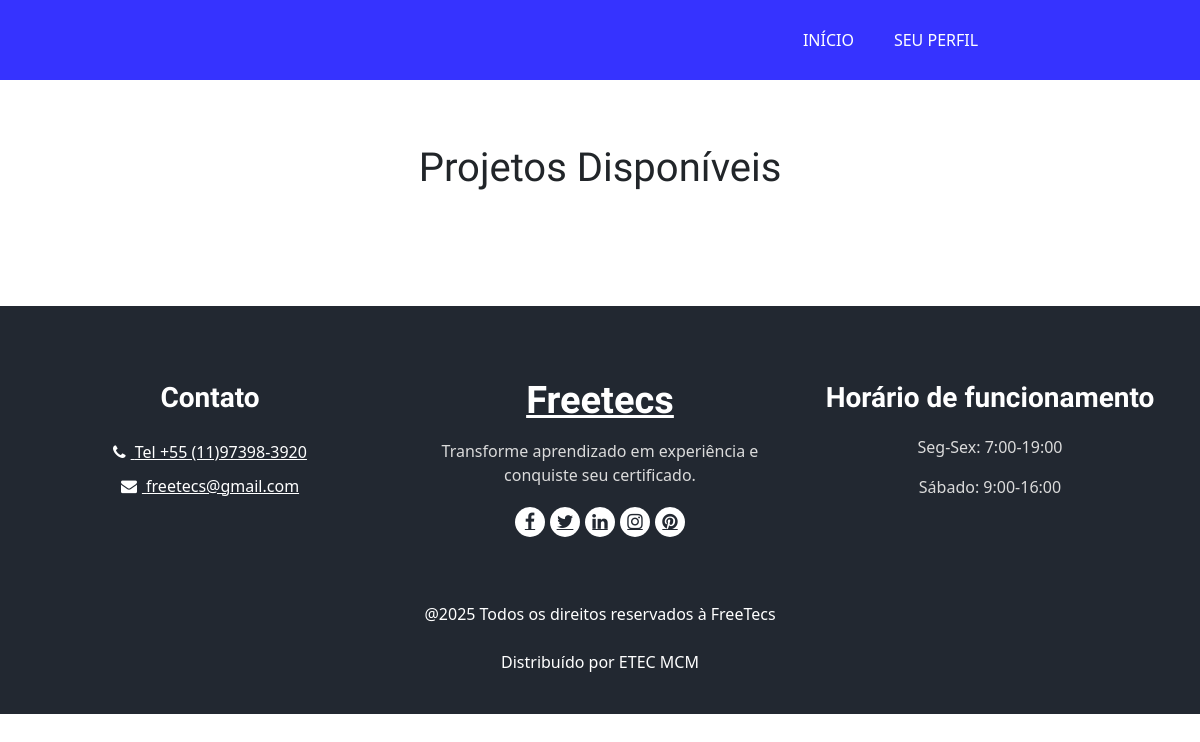
/restritaaluno.php, run on an earlier commit of the app's database.
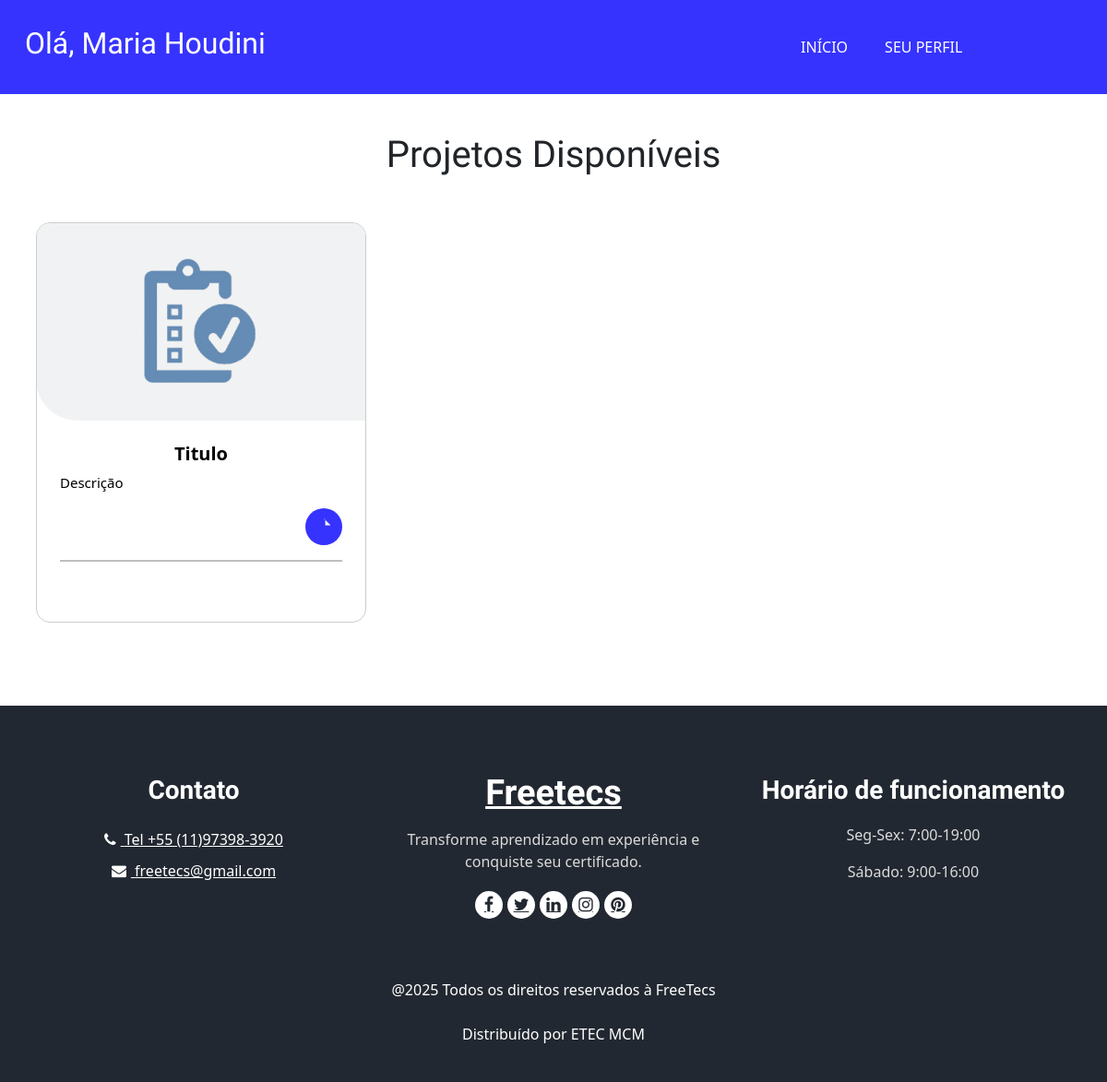
And on a later commit of the database.
### tables this page shows
CREATE TABLE `aluno` (
  `id_aluno` int(11) NOT NULL,
  `nome_aluno` varchar(255) DEFAULT NULL,
  `senha_aluno` varchar(50) DEFAULT NULL,
  `curso` varchar(255) DEFAULT NULL,
  `datanasc` date DEFAULT NULL,
  `RM` int(5) DEFAULT NULL,
  `telefone_aluno` varchar(15) DEFAULT NULL,
  `descricao` varchar(600) DEFAULT NULL,
  `habilidades` varchar(255) DEFAULT NULL,
  `email_aluno` varchar(255) DEFAULT NULL
);

CREATE TABLE `projeto` (
  `id_projeto` int(11) NOT NULL,
  `nome_projeto` varchar(255) DEFAULT NULL,
  `descricao_do_projeto` varchar(255) DEFAULT NULL,
  `requisitos_necessarios` varchar(255) DEFAULT NULL,
  `data_limite` date DEFAULT NULL,
  `qt_horas` time DEFAULT NULL,
  `id_empresa` int(11) DEFAULT NULL
);

### restritaaluno.php (the view, shortened to what this page needs)
<!DOCTYPE html>
<html>
<body>
  <?php require 'headeraluno.php' ?>
  <?php require 'conexao.php'; ?>
 <section class="food_section layout_padding-bottom">
    <br>
    <br>
    <br>
    <br>
    <br>
    <br>
    <div class="container">
      <div class="heading_container heading_center">
        <h2 class="titulo">
          Projetos Disponíveis
        </h2>
      </div>
      <br>
      <div class="container">
        <div class="filters-content">
          <div class="row grid">
            <?php
                $sql = "SELECT * FROM projeto";
                $stmt = $pdo->query($sql);
                while ($projeto = $stmt->fetch(PDO::FETCH_ASSOC)) {
              ?>
            <div class="col-sm-6 col-lg-4 all pizza">
              <div class="box">
                <div>
                  <div class="img-box">
                    <img src="images/prancheta2.png" alt="">
                  </div>
                  <div class="detail-box">
                            <h5><?php echo $projeto['nome_projeto']; ?></h5>
                            <p><?php echo $projeto['descricao_do_projeto']; ?></p>
                            <div class="options">
                              <a style="width: 80px; background:transparent; text-decoration:none; color:inherit;"
                                href="perfilpublicoempresa.php?id="
                                class="link-empresa">
                              </a>
                              <a href="#" data-bs-toggle="modal"
                                data-bs-target="#modalProjeto<?php echo $projeto['id_projeto']; ?>">
                                <svg version="1.1" id="icon_plus" xmlns="http://www.w3.org/2000/svg"
                                  x="0px" y="0px" viewBox="0 0 448 448">
                                  <g>
                                    <path d="M408 184H264V40c0-22.092-17.908-40-40-40s-40..." />
                                  </g>
                                </svg>
                              </a>
                            </div>
                            <hr><br>
                      </div>
                </div>
              </div>
            </div>
            <?php
              }
            ?>
            </div>
          </div>
        </div>
      </div>
  </section>
  <?php require 'head_footer.php' ?>
</body>

### headeraluno.php (shortened to what this page needs)
<?php
  require 'conexao.php';
?>
<header class="header_section">
  <div class="container">
    <nav class="navbar navbar-expand-lg custom_nav-container ">
      <a class="navbar-brand" href="restritaaluno.php">
         <span>
            <?php
              $sql = "SELECT nome_aluno FROM aluno";
              $stmt = $pdo->query($sql);
              while ($aluno = $stmt->fetch(PDO::FETCH_ASSOC)) {
                echo "<h2>Olá, " . htmlspecialchars($aluno['nome_aluno']) . "</h2>";
              }
            ?>
        </span>
      </a>
      <div class="collapse navbar-collapse" id="navbarSupportedContent">
        <ul class="navbar-nav  mx-auto ">
          <li class="nav-item ">
            <a class="nav-link" href="index.php">Início </a>
          </li>
          <li class="nav-item">
            <a class="nav-link" href="perfilaluno.php">Seu Perfil</a>
          </li>
        </ul>
      </div>
  </div>
</header>

What changed in the data, as far as the page shows it:
added aluno: nome_aluno "Maria Houdini"
added projeto: nome_projeto "Titulo", descricao_do_projeto "Descrição"
